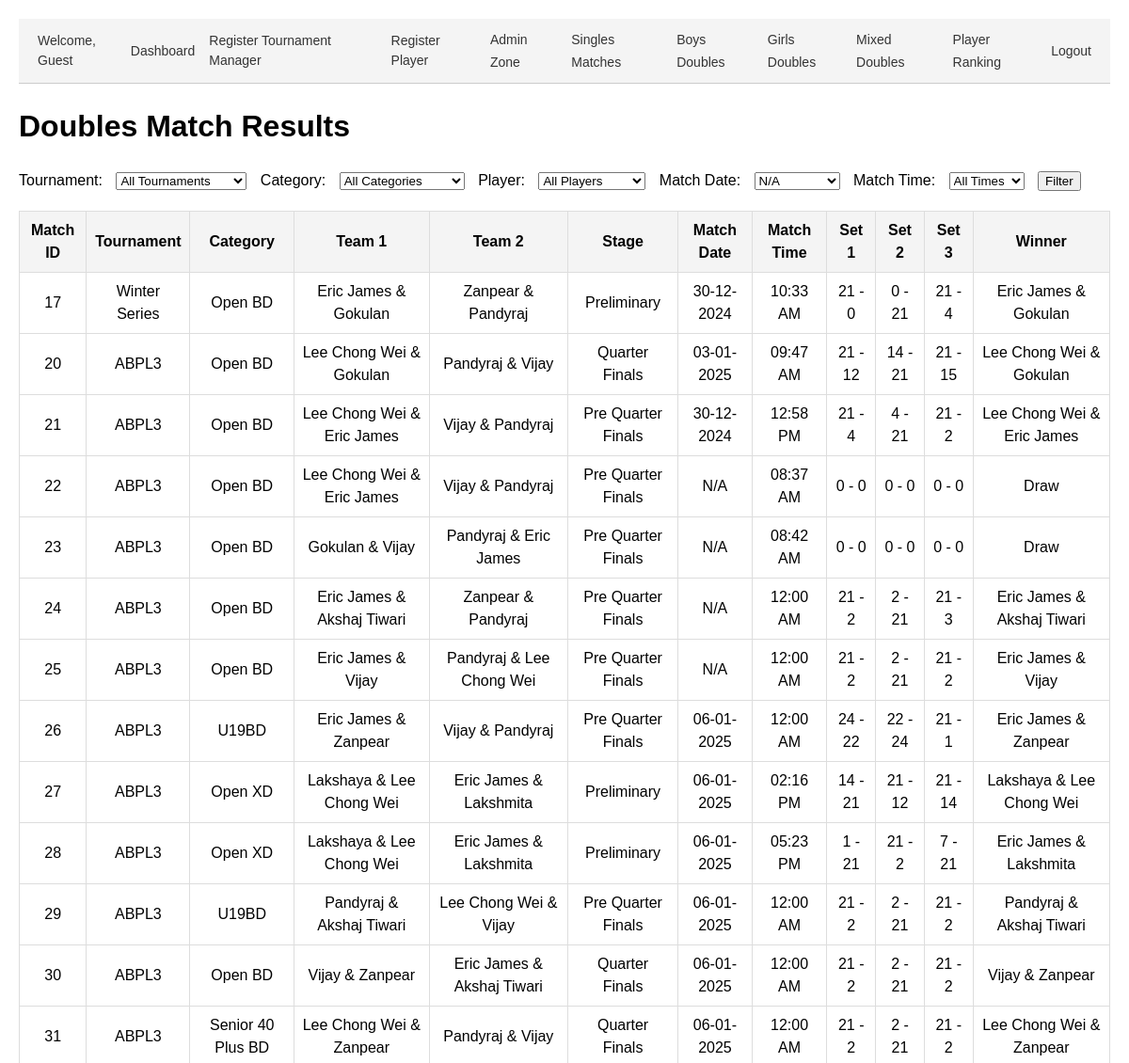
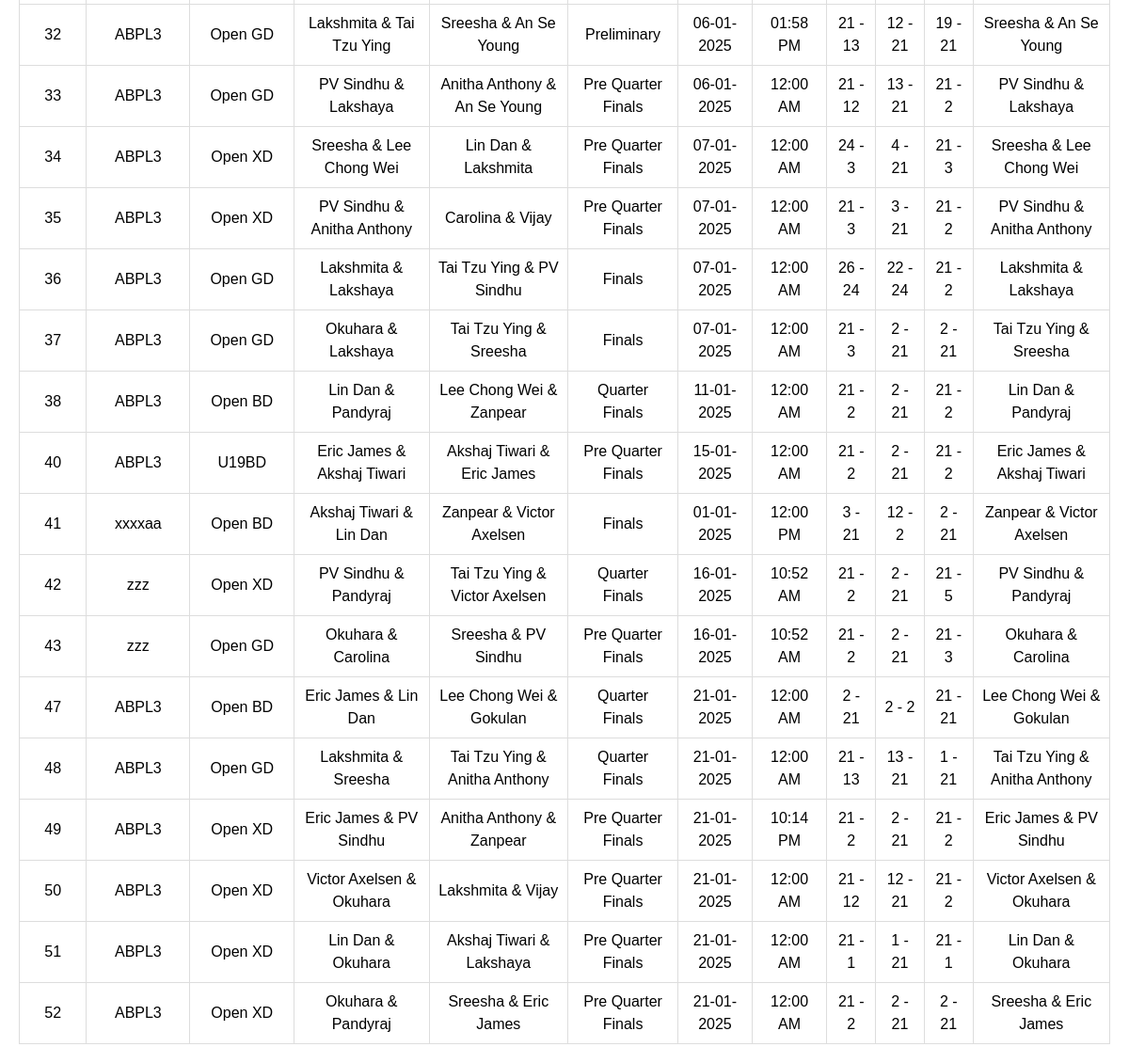
/results_doubles.php, run on an earlier commit of the app's database (2 pictures, top to bottom).
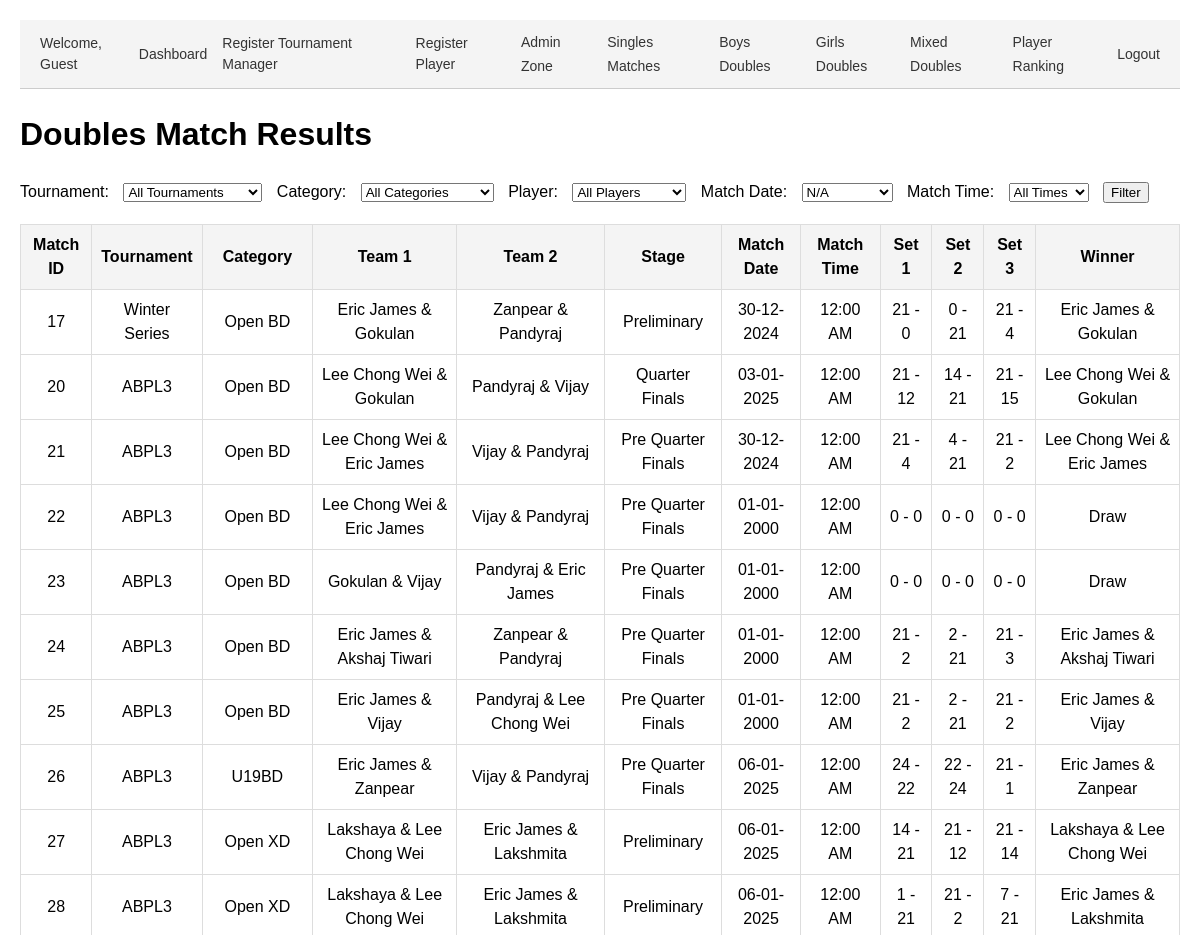
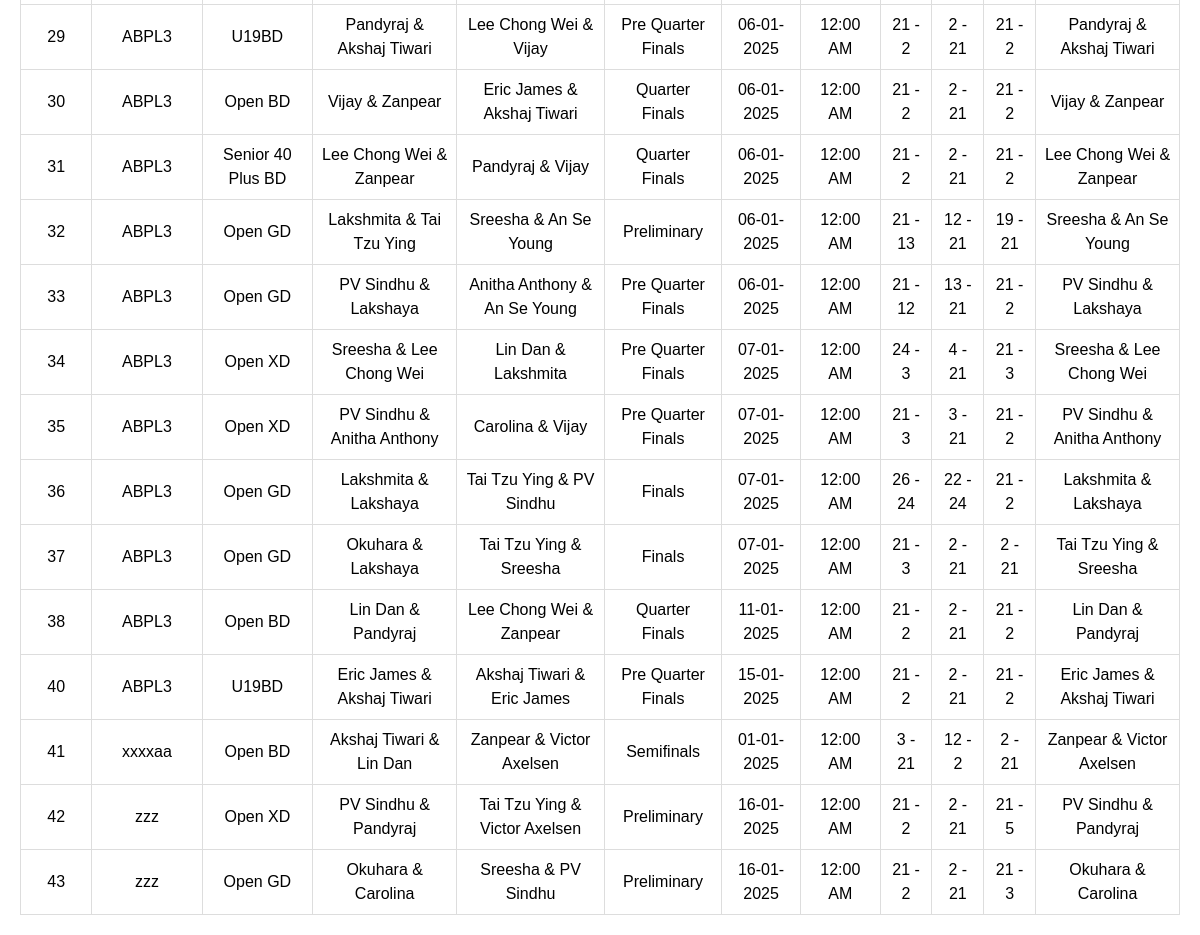
And on a later commit of the database (2 pictures, top to bottom).
### tables this page shows
CREATE TABLE `matches` (
  `id` int(11) NOT NULL,
  `tournament_id` int(11) NOT NULL,
  `category_id` int(11) NOT NULL,
  `pool` enum('A','B') DEFAULT NULL,
  `player1_id` int(11) DEFAULT NULL,
  `player2_id` int(11) DEFAULT NULL,
  `pre_quarter` tinyint(1) DEFAULT 0,
  `quarter` tinyint(1) DEFAULT 0,
  `semi` tinyint(1) DEFAULT 0,
  `final` tinyint(1) DEFAULT 0,
  `set1_player1_points` int(11) DEFAULT 0,
  `set1_player2_points` int(11) DEFAULT 0,
  `set2_player1_points` int(11) DEFAULT 0,
  `set2_player2_points` int(11) DEFAULT 0,
  `set3_player1_points` int(11) DEFAULT 0,
  `set3_player2_points` int(11) DEFAULT 0,
  `created_by` int(11) DEFAULT NULL,
  `moderated_by` int(11) DEFAULT NULL,
  `stage` enum('Pre Quarter Finals','Quarter Finals','Semifinals','Finals','Preliminary') NOT NULL,
  `match_date` date DEFAULT NULL,
  `match_time` time DEFAULT NULL,
  `team1_player1_id` int(11) NOT NULL DEFAULT 0,
  `team1_player2_id` int(11) NOT NULL DEFAULT 0,
  `team2_player1_id` int(11) DEFAULT 0,
  `team2_player2_id` int(11) DEFAULT 0,
  `set1_team1_points` int(11) NOT NULL DEFAULT 0,
  `set1_team2_points` int(11) DEFAULT 0,
  `set2_team1_points` int(11) DEFAULT 0,
  `set2_team2_points` int(11) DEFAULT 0,
  `set3_team1_points` int(11) DEFAULT 0,
  `set3_team2_points` int(11) DEFAULT 0,
  `player3_id` int(11) DEFAULT NULL,
  `player4_id` int(11) DEFAULT NULL,
  `deleted_at` datetime DEFAULT NULL
);

CREATE TABLE `tournaments` (
  `id` int(11) NOT NULL,
  `name` varchar(255) NOT NULL,
  `created_by` int(11) DEFAULT NULL,
  `year` int(11) NOT NULL DEFAULT year(curdate()),
  `moderated_by` int(11) DEFAULT NULL
);

CREATE TABLE `categories` (
  `id` int(11) NOT NULL,
  `name` varchar(255) NOT NULL,
  `created_by` int(11) NOT NULL,
  `age_group` varchar(255) DEFAULT NULL,
  `sex` varchar(10) DEFAULT NULL,
  `type` enum('singles','doubles','mixed doubles') DEFAULT 'singles',
  `tournament_id` int(11) NOT NULL
);

### results_doubles.php (the view, shortened to what this page needs)
<?php include 'header.php'; ?>
<?php
require_once 'conn.php';
$conn = new mysqli($servername, $username, $password, $dbname);
$match_date = $_GET['match_date'] ?? '';
$dates = $conn->query("SELECT DISTINCT match_date FROM matches ORDER BY match_date");
$query = "
    SELECT
        m.id AS match_id,
        t.name AS tournament_name,
        c.name AS category_name,
        c.type AS category_type, /* Singles, Doubles, or Mixed Doubles */
        p1.name AS team1_player1_name,
        p2.name AS team1_player2_name,
        p3.name AS team2_player1_name,
        p4.name AS team2_player2_name,
        m.stage,
        m.match_date,
        m.match_time,
        m.set1_team1_points,
        m.set1_team2_points,
        m.set2_team1_points,
        m.set2_team2_points,
        m.set3_team1_points,
        m.set3_team2_points
    FROM matches m
    INNER JOIN tournaments t ON m.tournament_id = t.id
    INNER JOIN categories c ON m.category_id = c.id
    LEFT JOIN players p1 ON m.team1_player1_id = p1.id
    LEFT JOIN players p2 ON m.team1_player2_id = p2.id
    LEFT JOIN players p3 ON m.team2_player1_id = p3.id
    LEFT JOIN players p4 ON m.team2_player2_id = p4.id
    WHERE c.type IN ('doubles', 'mixed doubles')
";
$query .= " ORDER BY m.id";
$result = $conn->query($query);
?>
<!DOCTYPE html>
<html lang="en">
<head>
</head>
<body>
    <h1>Doubles Match Results</h1>
    <form method="get">
        <label for="tournament_id">Tournament:</label>
        <select name="tournament_id" id="tournament_id">
            <option value="">All Tournaments</option>
        </select>
        <label for="category_id">Category:</label>
        <select name="category_id" id="category_id">
            <option value="">All Categories</option>
        </select>
        <label for="player_id">Player:</label>
        <select name="player_id" id="player_id">
            <option value="">All Players</option>
        </select>
        <label for="match_date">Match Date:</label>
        <select name="match_date" id="match_date">
            <?php while ($row = $dates->fetch_assoc()): ?>
                <option value="<?= $row['match_date'] ?>" <?= $match_date == $row['match_date'] ? 'selected' : '' ?>>
                    <?= $row['match_date'] ? date("d-m-Y", strtotime($row['match_date'])) : 'N/A' ?>
                </option>
            <?php endwhile; ?>
        </select>
        <label for="datetime">Match Time:</label>
        <select name="datetime" id="datetime">
            <option value="">All Times</option>
        </select>
        <button type="submit">Filter</button>
    </form>
    <?php if ($result->num_rows > 0): ?>
        <table>
            <tr>
                <th>Match ID</th>
                <th>Tournament</th>
                <th>Category</th>
                <th>Team 1</th>
                <th>Team 2</th>
                <th>Stage</th>
                <th>Match Date</th>
                <th>Match Time</th>
                <th>Set 1</th>
                <th>Set 2</th>
                <th>Set 3</th>
                <th>Winner</th>
            </tr>
            <?php while ($row = $result->fetch_assoc()):
                $team1 = $row['team1_player1_name'] . " & " . $row['team1_player2_name'];
                $team2 = $row['team2_player1_name'] . " & " . $row['team2_player2_name'];
                $team1_total = $row['set1_team1_points'] + $row['set2_team1_points'] + $row['set3_team1_points'];
                $team2_total = $row['set1_team2_points'] + $row['set2_team2_points'] + $row['set3_team2_points'];
                $winner = $team1_total > $team2_total ? $team1 : ($team1_total < $team2_total ? $team2 : 'Draw');
            ?>
                <tr>
                    <td><?= $row['match_id'] ?></td>
                    <td><?= $row['tournament_name'] ?></td>
                    <td><?= $row['category_name'] ?></td>
                    <td><?= $team1 ?></td>
                    <td><?= $team2 ?></td>
                    <td><?= $row['stage'] ?></td>
                    <td><?= $row['match_date'] ? date("d-m-Y", strtotime($row['match_date'])) : 'N/A' ?></td>
                    <td><?= $row['match_time'] ? date("h:i A", strtotime($row['match_time'])) : 'N/A' ?></td>
                    <td><?= $row['set1_team1_points'] . ' - ' . $row['set1_team2_points'] ?></td>
                    <td><?= $row['set2_team1_points'] . ' - ' . $row['set2_team2_points'] ?></td>
                    <td><?= $row['set3_team1_points'] . ' - ' . $row['set3_team2_points'] ?></td>
                    <td><?= $winner ?></td>
                </tr>
            <?php endwhile; ?>
        </table>
    <?php else: ?>
        <p>No matches found for the selected filters.</p>
    <?php endif; ?>
</body>
</html>

What changed in the data, as far as the page shows it:
no longer on this page (row edited): matches: id "47", tournament.name "ABPL3", category.name "Open BD", team1 "Eric James & Lin Dan", team2 "Lee Chong Wei & Gokulan", stage "Quarter Finals", match_date "21-01-2025", match_time "12:00 AM", set1_team1_points "2", set1_team2_points "21", set2_team1_points "2", set2_team2_points "2", set3_team1_points "21", set3_team2_points "21", winner "Lee Chong Wei & Gokulan"
no longer on this page (row edited): matches: id "48", tournament.name "ABPL3", category.name "Open GD", team1 "Lakshmita & Sreesha", team2 "Tai Tzu Ying & Anitha Anthony", stage "Quarter Finals", match_date "21-01-2025", match_time "12:00 AM", set1_team1_points "21", set1_team2_points "13", set2_team1_points "13", set2_team2_points "21", set3_team1_points "1", set3_team2_points "21", winner "Tai Tzu Ying & Anitha Anthony"
no longer on this page (row edited): matches: id "49", tournament.name "ABPL3", category.name "Open XD", team1 "Eric James & PV Sindhu", team2 "Anitha Anthony & Zanpear", stage "Pre Quarter Finals", match_date "21-01-2025", match_time "10:14 PM", set1_team1_points "21", set1_team2_points "2", set2_team1_points "2", set2_team2_points "21", set3_team1_points "21", set3_team2_points "2", winner "Eric James & PV Sindhu"
no longer on this page (row edited): matches: id "50", tournament.name "ABPL3", category.name "Open XD", team1 "Victor Axelsen & Okuhara", team2 "Lakshmita & Vijay", stage "Pre Quarter Finals", match_date "21-01-2025", match_time "12:00 AM", set1_team1_points "21", set1_team2_points "12", set2_team1_points "12", set2_team2_points "21", set3_team1_points "21", set3_team2_points "2", winner "Victor Axelsen & Okuhara"
no longer on this page (row edited): matches: id "51", tournament.name "ABPL3", category.name "Open XD", team1 "Lin Dan & Okuhara", team2 "Akshaj Tiwari & Lakshaya", stage "Pre Quarter Finals", match_date "21-01-2025", match_time "12:00 AM", set1_team1_points "21", set1_team2_points "1", set2_team1_points "1", set2_team2_points "21", set3_team1_points "21", set3_team2_points "1", winner "Lin Dan & Okuhara"
no longer on this page (row edited): matches: id "52", tournament.name "ABPL3", category.name "Open XD", team1 "Okuhara & Pandyraj", team2 "Sreesha & Eric James", stage "Pre Quarter Finals", match_date "21-01-2025", match_time "12:00 AM", set1_team1_points "21", set1_team2_points "2", set2_team1_points "2", set2_team2_points "21", set3_team1_points "2", set3_team2_points "21", winner "Sreesha & Eric James"
changed matches "Winter Series": match_time "10:33 AM" → "12:00 AM"
changed matches id 20: match_time "09:47 AM" → "12:00 AM"
changed matches id 21: match_time "12:58 PM" → "12:00 AM"
changed matches id 22: match_date (not shown) → "01-01-2000"; match_time "08:37 AM" → "12:00 AM"; no longer shows "N/A"
changed matches id 23: match_date (not shown) → "01-01-2000"; match_time "08:42 AM" → "12:00 AM"; no longer shows "N/A"
changed matches id 24: match_date (not shown) → "01-01-2000"; no longer shows "N/A"
changed matches id 25: match_date (not shown) → "01-01-2000"; no longer shows "N/A"
changed matches id 27: match_time "02:16 PM" → "12:00 AM"
changed matches id 28: match_time "05:23 PM" → "12:00 AM"
changed matches id 32: match_time "01:58 PM" → "12:00 AM"
changed matches "xxxxaa": stage "Finals" → "Semifinals"; match_time "12:00 PM" → "12:00 AM"
changed matches id 42: stage "Quarter Finals" → "Preliminary"; match_time "10:52 AM" → "12:00 AM"
changed matches id 43: stage "Pre Quarter Finals" → "Preliminary"; match_time "10:52 AM" → "12:00 AM"
